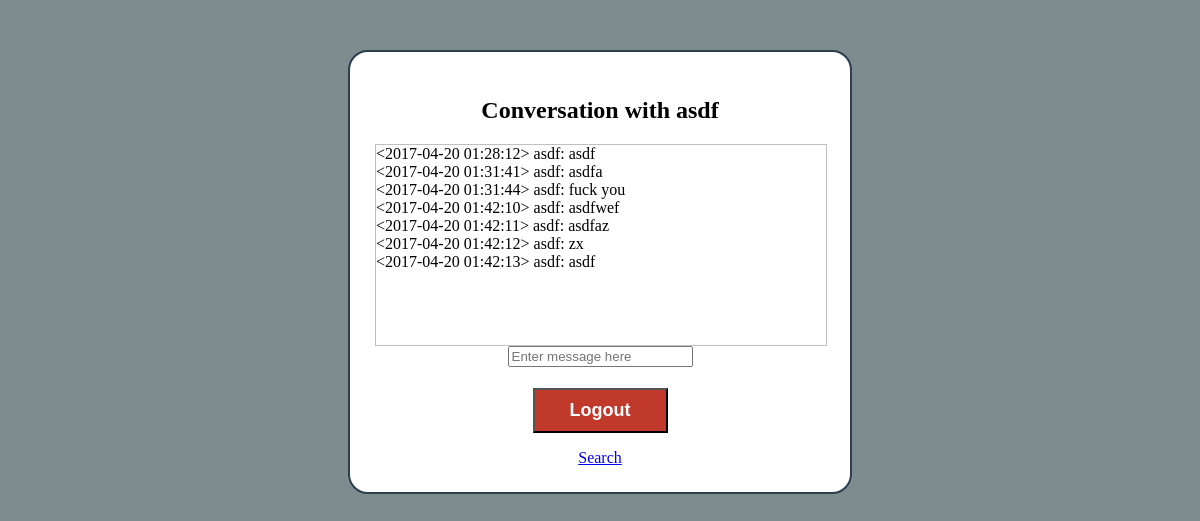
Page /view.php?user=asdf (signed in) on the earlier database version.
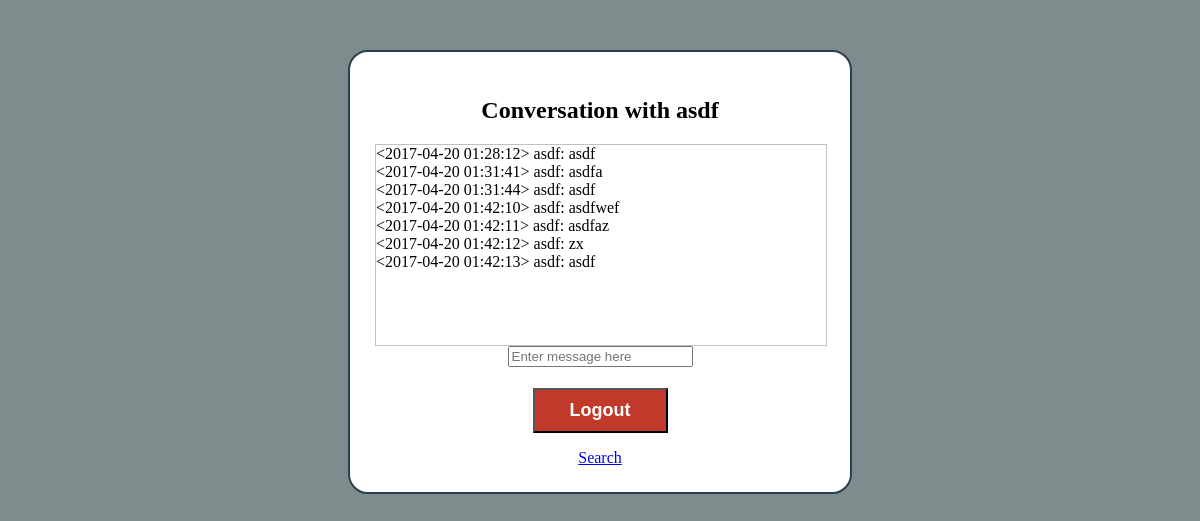
Same page on the later database version.
### tables this page shows
CREATE TABLE Message (
                to_user        VARCHAR(50)        NOT NULL,
                from_user      VARCHAR(50)        NOT NULL,
                message        VARCHAR(1024)      NOT NULL,
                timestamp      DATETIME           DEFAULT CURRENT_TIMESTAMP,
                PRIMARY KEY (to_user, from_user, timestamp),
                FOREIGN KEY (to_user) REFERENCES USER(username),
                FOREIGN KEY (from_user) REFERENCES USER(username)
                );

### view.php (the view, shortened to what this page needs)
<?php
	require('app/core.inc.php');
?>
<!DOCTYPE html>
<html>
<head>
	<link rel="stylesheet" href="css/style.css">
</head>
<body style="background-color: #7f8c8d">
	<div id="main-wrapper">
		<center>
			<h2>Conversation with
				<?php
					echo $_SESSION['current'];
				?>
			</h2>
        </center>
            <div id="chatbox">
            <?php
                $username = $_SESSION['username'];
                $selected = $_GET['user'];
				$query = "SELECT *
                          FROM Message
                          WHERE (to_user = '".$username."'
                          AND from_user = '".$selected."')
                          OR
                          (to_user = '".$selected."'
                          AND from_user = '".$username."')
                          ORDER BY timestamp;";
				$result = $db->query($query);
                while($res = $result->fetchArray(SQLITE3_ASSOC)){
                    echo "<". $res['timestamp']."> ".$res['from_user'].": ".$res['message']."<br>";
                }
            ?>
            </div>
		<center>
            <form id="msgForm" action="message.php" method="post" onsubmit="return sendMsg(this, '<?php echo $_GET['user']."','".$_SESSION['username']."','".date("Y-m-d H:i:s", time()) ?>');">
                    <input type="text" name="msg" id="msg" placeholder="Enter message here"/>
            </form>
            <form action="homepage.php" method="post" >
            <input name="logout" type="submit" id="logout_btn" value="Logout"/><br>
            </form>
            <a href="./search.php">Search</a>
        </center>
	</div>
</body>
</html>

### css/style.css (style rules this page uses)
#main-wrapper { width: 450px; margin: 0 auto; margin-top: 50px; background: white; padding: 25px; border-radius: 20px; border: 2px solid #2c3e50; }
#chatBox { width: 100%; height: 200px; border: 1px solid silver; overflow-y: scroll; }
#logout_btn { margin: 5px 0px 0px 0px; background-color: #c0392b; padding: 10px; color: white; width: 30%; text-align: center; font-size: 18px; font-weight: bold; }

Differences in the rows shown:
changed message "2017-04-20 01:31:44": message "fuck you" → "asdf"
